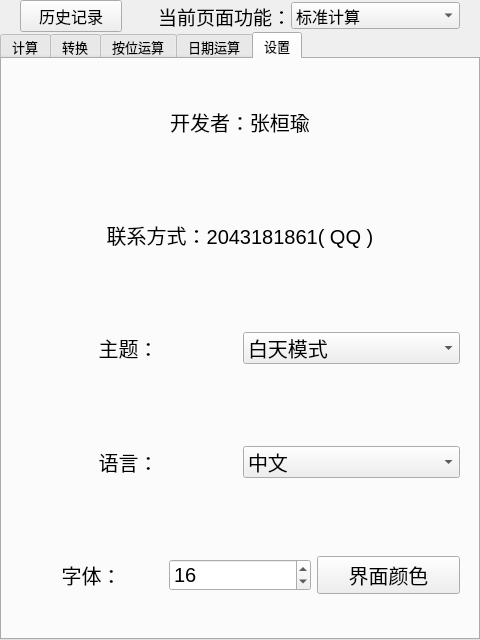
<?xml version="1.0" encoding="UTF-8"?>
<ui version="4.0">
 <class>MainWindow</class>
 <widget class="QMainWindow" name="MainWindow">
  <property name="geometry">
   <rect>
    <x>0</x>
    <y>0</y>
    <width>480</width>
    <height>640</height>
   </rect>
  </property>
  <property name="minimumSize">
   <size>
    <width>480</width>
    <height>640</height>
   </size>
  </property>
  <property name="maximumSize">
   <size>
    <width>9999</width>
    <height>9999</height>
   </size>
  </property>
  <property name="focusPolicy">
   <enum>Qt::NoFocus</enum>
  </property>
  <property name="windowTitle">
   <string>张桓瑜自用99成新计算机</string>
  </property>
  <property name="styleSheet">
   <string notr="true">.QGroupBox{
	border:none;
}</string>
  </property>
  <widget class="QWidget" name="centralwidget">
   <property name="styleSheet">
    <string notr="true"/>
   </property>
   <layout class="QGridLayout" name="gridLayout_6">
    <property name="leftMargin">
     <number>0</number>
    </property>
    <property name="topMargin">
     <number>0</number>
    </property>
    <property name="rightMargin">
     <number>0</number>
    </property>
    <property name="bottomMargin">
     <number>0</number>
    </property>
    <property name="spacing">
     <number>0</number>
    </property>
    <item row="0" column="0">
     <widget class="QGroupBox" name="titleBox">
      <property name="title">
       <string/>
      </property>
      <layout class="QHBoxLayout" name="horizontalLayout" stretch="3,5,5">
       <property name="spacing">
        <number>0</number>
       </property>
       <property name="leftMargin">
        <number>20</number>
       </property>
       <property name="topMargin">
        <number>0</number>
       </property>
       <property name="rightMargin">
        <number>20</number>
       </property>
       <property name="bottomMargin">
        <number>0</number>
       </property>
       <item>
        <widget class="QPushButton" name="btnHistory">
         <property name="font">
          <font>
           <pointsize>12</pointsize>
          </font>
         </property>
         <property name="text">
          <string>历史记录</string>
         </property>
        </widget>
       </item>
       <item>
        <widget class="QLabel" name="title">
         <property name="font">
          <font>
           <pointsize>14</pointsize>
          </font>
         </property>
         <property name="text">
          <string>当前页面功能：</string>
         </property>
         <property name="alignment">
          <set>Qt::AlignRight|Qt::AlignTrailing|Qt::AlignVCenter</set>
         </property>
        </widget>
       </item>
       <item>
        <widget class="QComboBox" name="selectComboBox">
         <property name="font">
          <font>
           <pointsize>12</pointsize>
          </font>
         </property>
         <item>
          <property name="text">
           <string>标准计算</string>
          </property>
         </item>
         <item>
          <property name="text">
           <string>科学计算</string>
          </property>
         </item>
         <item>
          <property name="text">
           <string>进制换算</string>
          </property>
         </item>
         <item>
          <property name="text">
           <string>日期计算</string>
          </property>
         </item>
         <item>
          <property name="text">
           <string>汇率转换</string>
          </property>
         </item>
         <item>
          <property name="text">
           <string>容量转换</string>
          </property>
         </item>
        </widget>
       </item>
      </layout>
     </widget>
    </item>
    <item row="1" column="0" alignment="Qt::AlignHCenter">
     <widget class="QTabWidget" name="tabWidget">
      <property name="font">
       <font>
        <family>Microsoft YaHei UI</family>
        <pointsize>10</pointsize>
       </font>
      </property>
      <property name="layoutDirection">
       <enum>Qt::LeftToRight</enum>
      </property>
      <property name="currentIndex">
       <number>4</number>
      </property>
      <widget class="QWidget" name="calculatePage">
       <attribute name="title">
        <string>计算</string>
       </attribute>
       <layout class="QGridLayout" name="gridLayout_2">
        <property name="leftMargin">
         <number>0</number>
        </property>
        <property name="topMargin">
         <number>0</number>
        </property>
        <property name="rightMargin">
         <number>0</number>
        </property>
        <property name="bottomMargin">
         <number>0</number>
        </property>
        <property name="spacing">
         <number>0</number>
        </property>
        <item row="0" column="0">
         <widget class="QGroupBox" name="calcuateBox">
          <property name="title">
           <string/>
          </property>
          <layout class="QVBoxLayout" name="verticalLayout_2">
           <property name="spacing">
            <number>0</number>
           </property>
           <property name="leftMargin">
            <number>0</number>
           </property>
           <property name="topMargin">
            <number>0</number>
           </property>
           <property name="rightMargin">
            <number>0</number>
           </property>
           <property name="bottomMargin">
            <number>0</number>
           </property>
           <item>
            <widget class="QLineEdit" name="lineBefore">
             <property name="minimumSize">
              <size>
               <width>480</width>
               <height>60</height>
              </size>
             </property>
             <property name="maximumSize">
              <size>
               <width>9999</width>
               <height>9999</height>
              </size>
             </property>
             <property name="font">
              <font>
               <family>Microsoft YaHei UI</family>
               <pointsize>12</pointsize>
              </font>
             </property>
             <property name="alignment">
              <set>Qt::AlignRight|Qt::AlignTrailing|Qt::AlignVCenter</set>
             </property>
             <property name="readOnly">
              <bool>true</bool>
             </property>
            </widget>
           </item>
           <item>
            <widget class="QLineEdit" name="lineNow">
             <property name="minimumSize">
              <size>
               <width>480</width>
               <height>60</height>
              </size>
             </property>
             <property name="maximumSize">
              <size>
               <width>9999</width>
               <height>9999</height>
              </size>
             </property>
             <property name="font">
              <font>
               <family>Microsoft YaHei UI</family>
               <pointsize>16</pointsize>
               <bold>true</bold>
              </font>
             </property>
             <property name="alignment">
              <set>Qt::AlignRight|Qt::AlignTrailing|Qt::AlignVCenter</set>
             </property>
             <property name="readOnly">
              <bool>true</bool>
             </property>
            </widget>
           </item>
           <item>
            <widget class="QGroupBox" name="inputBox">
             <property name="minimumSize">
              <size>
               <width>116</width>
               <height>83</height>
              </size>
             </property>
             <property name="title">
              <string/>
             </property>
             <layout class="QGridLayout" name="gridLayout">
              <property name="leftMargin">
               <number>0</number>
              </property>
              <property name="topMargin">
               <number>0</number>
              </property>
              <property name="rightMargin">
               <number>0</number>
              </property>
              <property name="bottomMargin">
               <number>0</number>
              </property>
              <property name="spacing">
               <number>0</number>
              </property>
              <item row="0" column="0">
               <widget class="QStackedWidget" name="inputStacked">
                <property name="currentIndex">
                 <number>-1</number>
                </property>
               </widget>
              </item>
             </layout>
            </widget>
           </item>
          </layout>
         </widget>
        </item>
       </layout>
      </widget>
      <widget class="QWidget" name="transformPage">
       <property name="font">
        <font>
         <family>Microsoft Yi Baiti</family>
         <pointsize>10</pointsize>
        </font>
       </property>
       <attribute name="title">
        <string>转换</string>
       </attribute>
       <layout class="QGridLayout" name="gridLayout_3">
        <property name="leftMargin">
         <number>0</number>
        </property>
        <property name="topMargin">
         <number>0</number>
        </property>
        <property name="rightMargin">
         <number>0</number>
        </property>
        <property name="bottomMargin">
         <number>0</number>
        </property>
        <property name="spacing">
         <number>0</number>
        </property>
        <item row="0" column="0">
         <widget class="QStackedWidget" name="transformStacked">
          <property name="currentIndex">
           <number>0</number>
          </property>
          <widget class="QWidget" name="selectPage">
           <property name="styleSheet">
            <string notr="true">.QPushButton{
	height:50%；
}</string>
           </property>
           <layout class="QGridLayout" name="gridLayout_5">
            <property name="leftMargin">
             <number>0</number>
            </property>
            <property name="topMargin">
             <number>0</number>
            </property>
            <property name="rightMargin">
             <number>0</number>
            </property>
            <property name="bottomMargin">
             <number>0</number>
            </property>
            <property name="spacing">
             <number>0</number>
            </property>
            <item row="0" column="0">
             <widget class="QGroupBox" name="groupBox">
              <property name="title">
               <string/>
              </property>
              <layout class="QGridLayout" name="gridLayout_4" rowstretch="1,0">
               <property name="leftMargin">
                <number>40</number>
               </property>
               <property name="topMargin">
                <number>0</number>
               </property>
               <property name="rightMargin">
                <number>40</number>
               </property>
               <property name="bottomMargin">
                <number>0</number>
               </property>
               <property name="horizontalSpacing">
                <number>40</number>
               </property>
               <property name="verticalSpacing">
                <number>0</number>
               </property>
               <item row="1" column="1">
                <widget class="QPushButton" name="btnCapacityConversion">
                 <property name="font">
                  <font>
                   <family>Microsoft YaHei UI</family>
                   <pointsize>12</pointsize>
                  </font>
                 </property>
                 <property name="styleSheet">
                  <string notr="true"/>
                 </property>
                 <property name="text">
                  <string>容量转换</string>
                 </property>
                </widget>
               </item>
               <item row="1" column="0">
                <widget class="QPushButton" name="btnRateConversion">
                 <property name="font">
                  <font>
                   <family>Microsoft YaHei UI</family>
                   <pointsize>12</pointsize>
                  </font>
                 </property>
                 <property name="styleSheet">
                  <string notr="true"/>
                 </property>
                 <property name="text">
                  <string>汇率转换</string>
                 </property>
                </widget>
               </item>
               <item row="0" column="0">
                <widget class="QPushButton" name="btnBaseConversion">
                 <property name="font">
                  <font>
                   <family>Microsoft YaHei UI</family>
                   <pointsize>12</pointsize>
                  </font>
                 </property>
                 <property name="styleSheet">
                  <string notr="true"/>
                 </property>
                 <property name="text">
                  <string>进制转换</string>
                 </property>
                </widget>
               </item>
               <item row="0" column="1">
                <widget class="QPushButton" name="btnDateCalculate">
                 <property name="font">
                  <font>
                   <family>Microsoft YaHei UI</family>
                   <pointsize>12</pointsize>
                  </font>
                 </property>
                 <property name="styleSheet">
                  <string notr="true"/>
                 </property>
                 <property name="text">
                  <string>日期加减</string>
                 </property>
                </widget>
               </item>
              </layout>
             </widget>
            </item>
           </layout>
          </widget>
         </widget>
        </item>
       </layout>
      </widget>
      <widget class="QWidget" name="bitWisePage">
       <attribute name="title">
        <string>按位运算</string>
       </attribute>
       <layout class="QGridLayout" name="gridLayout_7">
        <property name="leftMargin">
         <number>0</number>
        </property>
        <property name="topMargin">
         <number>0</number>
        </property>
        <property name="rightMargin">
         <number>0</number>
        </property>
        <property name="bottomMargin">
         <number>0</number>
        </property>
        <property name="spacing">
         <number>0</number>
        </property>
        <item row="0" column="0">
         <widget class="QStackedWidget" name="bitWiseStacked"/>
        </item>
       </layout>
      </widget>
      <widget class="QWidget" name="datePage">
       <attribute name="title">
        <string>日期运算</string>
       </attribute>
       <layout class="QGridLayout" name="gridLayout_8">
        <property name="leftMargin">
         <number>0</number>
        </property>
        <property name="topMargin">
         <number>0</number>
        </property>
        <property name="rightMargin">
         <number>0</number>
        </property>
        <property name="bottomMargin">
         <number>0</number>
        </property>
        <property name="spacing">
         <number>0</number>
        </property>
        <item row="0" column="0">
         <widget class="QStackedWidget" name="dateStacked"/>
        </item>
       </layout>
      </widget>
      <widget class="QWidget" name="setting">
       <attribute name="title">
        <string>设置</string>
       </attribute>
       <layout class="QGridLayout" name="gridLayout_9">
        <property name="leftMargin">
         <number>0</number>
        </property>
        <property name="topMargin">
         <number>0</number>
        </property>
        <property name="rightMargin">
         <number>0</number>
        </property>
        <property name="bottomMargin">
         <number>0</number>
        </property>
        <property name="spacing">
         <number>0</number>
        </property>
        <item row="0" column="0">
         <widget class="QGroupBox" name="groupBox_2">
          <property name="styleSheet">
           <string notr="true">font-size: 20px;</string>
          </property>
          <property name="title">
           <string/>
          </property>
          <layout class="QVBoxLayout" name="verticalLayout">
           <item>
            <widget class="QGroupBox" name="groupBox_3">
             <property name="title">
              <string/>
             </property>
             <layout class="QGridLayout" name="gridLayout_10">
              <item row="0" column="0">
               <widget class="QLabel" name="label">
                <property name="font">
                 <font>
                  <pointsize>-1</pointsize>
                 </font>
                </property>
                <property name="text">
                 <string>开发者：张桓瑜</string>
                </property>
                <property name="alignment">
                 <set>Qt::AlignCenter</set>
                </property>
               </widget>
              </item>
             </layout>
            </widget>
           </item>
           <item>
            <widget class="QGroupBox" name="groupBox_4">
             <property name="title">
              <string/>
             </property>
             <layout class="QGridLayout" name="gridLayout_11">
              <item row="0" column="0">
               <widget class="QLabel" name="label_2">
                <property name="font">
                 <font>
                  <pointsize>-1</pointsize>
                 </font>
                </property>
                <property name="text">
                 <string>联系方式：2043181861( QQ )</string>
                </property>
                <property name="alignment">
                 <set>Qt::AlignCenter</set>
                </property>
               </widget>
              </item>
             </layout>
            </widget>
           </item>
           <item>
            <widget class="QGroupBox" name="groupBox_5">
             <property name="title">
              <string/>
             </property>
             <layout class="QGridLayout" name="gridLayout_12">
              <item row="0" column="0">
               <widget class="QLabel" name="label_3">
                <property name="text">
                 <string>主题：</string>
                </property>
                <property name="alignment">
                 <set>Qt::AlignCenter</set>
                </property>
               </widget>
              </item>
              <item row="0" column="1">
               <widget class="QComboBox" name="comboBox">
                <item>
                 <property name="text">
                  <string>白天模式</string>
                 </property>
                </item>
                <item>
                 <property name="text">
                  <string>夜间模式</string>
                 </property>
                </item>
               </widget>
              </item>
             </layout>
            </widget>
           </item>
           <item>
            <widget class="QGroupBox" name="groupBox_6">
             <property name="title">
              <string/>
             </property>
             <layout class="QGridLayout" name="gridLayout_13">
              <item row="0" column="0">
               <widget class="QLabel" name="label_4">
                <property name="text">
                 <string>语言：</string>
                </property>
                <property name="alignment">
                 <set>Qt::AlignCenter</set>
                </property>
               </widget>
              </item>
              <item row="0" column="1">
               <widget class="QComboBox" name="comboBox_2">
                <item>
                 <property name="text">
                  <string>中文</string>
                 </property>
                </item>
                <item>
                 <property name="text">
                  <string>English</string>
                 </property>
                </item>
               </widget>
              </item>
             </layout>
            </widget>
           </item>
           <item>
            <widget class="QGroupBox" name="groupBox_7">
             <property name="title">
              <string/>
             </property>
             <layout class="QGridLayout" name="gridLayout_14">
              <item row="0" column="0">
               <widget class="QLabel" name="label_5">
                <property name="text">
                 <string>字体：</string>
                </property>
                <property name="alignment">
                 <set>Qt::AlignCenter</set>
                </property>
               </widget>
              </item>
              <item row="0" column="1">
               <widget class="QSpinBox" name="spinBox">
                <property name="minimum">
                 <number>10</number>
                </property>
                <property name="maximum">
                 <number>30</number>
                </property>
                <property name="value">
                 <number>16</number>
                </property>
               </widget>
              </item>
              <item row="0" column="2">
               <widget class="QPushButton" name="pushButton_2">
                <property name="text">
                 <string>界面颜色</string>
                </property>
               </widget>
              </item>
             </layout>
            </widget>
           </item>
          </layout>
         </widget>
        </item>
       </layout>
      </widget>
     </widget>
    </item>
   </layout>
  </widget>
 </widget>
 <resources/>
 <connections/>
</ui>
